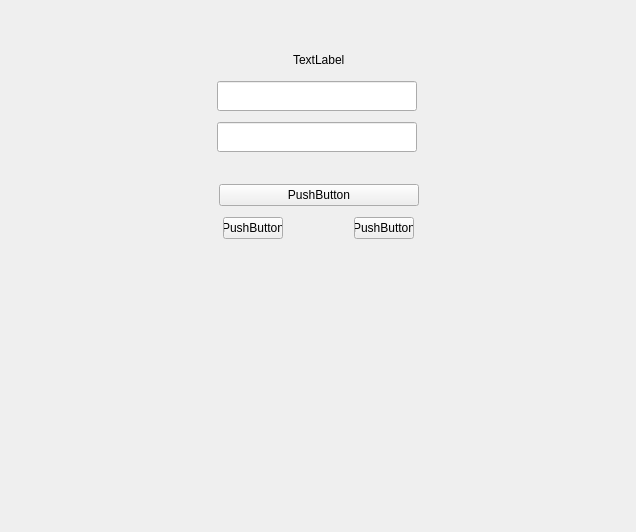
<?xml version="1.0" encoding="UTF-8"?>
<ui version="4.0">
 <class>EnrollStackedWidget</class>
 <widget class="QWidget" name="EnrollStackedWidget">
  <property name="geometry">
   <rect>
    <x>0</x>
    <y>0</y>
    <width>636</width>
    <height>532</height>
   </rect>
  </property>
  <property name="windowTitle">
   <string>Form</string>
  </property>
  <layout class="QVBoxLayout" name="verticalLayout_3">
   <property name="leftMargin">
    <number>0</number>
   </property>
   <property name="topMargin">
    <number>0</number>
   </property>
   <property name="rightMargin">
    <number>0</number>
   </property>
   <property name="bottomMargin">
    <number>0</number>
   </property>
   <item>
    <layout class="QHBoxLayout" name="horizontalLayout_7">
     <item>
      <spacer name="horizontalSpacer_13">
       <property name="orientation">
        <enum>Qt::Horizontal</enum>
       </property>
       <property name="sizeHint" stdset="0">
        <size>
         <width>40</width>
         <height>20</height>
        </size>
       </property>
      </spacer>
     </item>
     <item>
      <layout class="QVBoxLayout" name="verticalLayout_2">
       <item>
        <spacer name="verticalSpacer_6">
         <property name="orientation">
          <enum>Qt::Vertical</enum>
         </property>
         <property name="sizeType">
          <enum>QSizePolicy::Fixed</enum>
         </property>
         <property name="sizeHint" stdset="0">
          <size>
           <width>20</width>
           <height>50</height>
          </size>
         </property>
        </spacer>
       </item>
       <item>
        <widget class="QWidget" name="widget" native="true">
         <layout class="QVBoxLayout" name="verticalLayout">
          <property name="spacing">
           <number>6</number>
          </property>
          <property name="leftMargin">
           <number>0</number>
          </property>
          <property name="topMargin">
           <number>0</number>
          </property>
          <property name="rightMargin">
           <number>0</number>
          </property>
          <property name="bottomMargin">
           <number>0</number>
          </property>
          <item>
           <layout class="QHBoxLayout" name="horizontalLayout">
            <item>
             <spacer name="horizontalSpacer_2">
              <property name="orientation">
               <enum>Qt::Horizontal</enum>
              </property>
              <property name="sizeHint" stdset="0">
               <size>
                <width>40</width>
                <height>20</height>
               </size>
              </property>
             </spacer>
            </item>
            <item>
             <widget class="QLabel" name="title_label">
              <property name="text">
               <string>TextLabel</string>
              </property>
             </widget>
            </item>
            <item>
             <spacer name="horizontalSpacer">
              <property name="orientation">
               <enum>Qt::Horizontal</enum>
              </property>
              <property name="sizeHint" stdset="0">
               <size>
                <width>40</width>
                <height>20</height>
               </size>
              </property>
             </spacer>
            </item>
           </layout>
          </item>
          <item>
           <spacer name="verticalSpacer_2">
            <property name="orientation">
             <enum>Qt::Vertical</enum>
            </property>
            <property name="sizeType">
             <enum>QSizePolicy::Fixed</enum>
            </property>
            <property name="sizeHint" stdset="0">
             <size>
              <width>20</width>
              <height>5</height>
             </size>
            </property>
           </spacer>
          </item>
          <item>
           <layout class="QHBoxLayout" name="horizontalLayout_2">
            <item>
             <spacer name="horizontalSpacer_3">
              <property name="orientation">
               <enum>Qt::Horizontal</enum>
              </property>
              <property name="sizeType">
               <enum>QSizePolicy::Fixed</enum>
              </property>
              <property name="sizeHint" stdset="0">
               <size>
                <width>59</width>
                <height>20</height>
               </size>
              </property>
             </spacer>
            </item>
            <item>
             <widget class="QLineEdit" name="account_lineedit">
              <property name="minimumSize">
               <size>
                <width>200</width>
                <height>30</height>
               </size>
              </property>
              <property name="maximumSize">
               <size>
                <width>200</width>
                <height>30</height>
               </size>
              </property>
             </widget>
            </item>
            <item>
             <widget class="QLabel" name="account_logo_label">
              <property name="minimumSize">
               <size>
                <width>16</width>
                <height>16</height>
               </size>
              </property>
              <property name="maximumSize">
               <size>
                <width>16</width>
                <height>16</height>
               </size>
              </property>
              <property name="text">
               <string/>
              </property>
             </widget>
            </item>
            <item>
             <spacer name="horizontalSpacer_4">
              <property name="orientation">
               <enum>Qt::Horizontal</enum>
              </property>
              <property name="sizeHint" stdset="0">
               <size>
                <width>40</width>
                <height>20</height>
               </size>
              </property>
             </spacer>
            </item>
           </layout>
          </item>
          <item>
           <spacer name="verticalSpacer">
            <property name="orientation">
             <enum>Qt::Vertical</enum>
            </property>
            <property name="sizeType">
             <enum>QSizePolicy::Fixed</enum>
            </property>
            <property name="sizeHint" stdset="0">
             <size>
              <width>20</width>
              <height>5</height>
             </size>
            </property>
           </spacer>
          </item>
          <item>
           <layout class="QHBoxLayout" name="horizontalLayout_3">
            <item>
             <spacer name="horizontalSpacer_5">
              <property name="orientation">
               <enum>Qt::Horizontal</enum>
              </property>
              <property name="sizeType">
               <enum>QSizePolicy::Fixed</enum>
              </property>
              <property name="sizeHint" stdset="0">
               <size>
                <width>59</width>
                <height>20</height>
               </size>
              </property>
             </spacer>
            </item>
            <item>
             <widget class="QLineEdit" name="password_lineedit">
              <property name="minimumSize">
               <size>
                <width>200</width>
                <height>30</height>
               </size>
              </property>
              <property name="maximumSize">
               <size>
                <width>200</width>
                <height>30</height>
               </size>
              </property>
             </widget>
            </item>
            <item>
             <widget class="QLabel" name="password_logo_label">
              <property name="minimumSize">
               <size>
                <width>16</width>
                <height>16</height>
               </size>
              </property>
              <property name="maximumSize">
               <size>
                <width>16</width>
                <height>16</height>
               </size>
              </property>
              <property name="text">
               <string/>
              </property>
             </widget>
            </item>
            <item>
             <spacer name="horizontalSpacer_6">
              <property name="orientation">
               <enum>Qt::Horizontal</enum>
              </property>
              <property name="sizeHint" stdset="0">
               <size>
                <width>40</width>
                <height>20</height>
               </size>
              </property>
             </spacer>
            </item>
           </layout>
          </item>
          <item>
           <spacer name="verticalSpacer_3">
            <property name="orientation">
             <enum>Qt::Vertical</enum>
            </property>
            <property name="sizeType">
             <enum>QSizePolicy::Fixed</enum>
            </property>
            <property name="sizeHint" stdset="0">
             <size>
              <width>20</width>
              <height>0</height>
             </size>
            </property>
           </spacer>
          </item>
          <item>
           <layout class="QHBoxLayout" name="horizontalLayout_8">
            <property name="spacing">
             <number>0</number>
            </property>
            <item>
             <spacer name="horizontalSpacer_15">
              <property name="orientation">
               <enum>Qt::Horizontal</enum>
              </property>
              <property name="sizeType">
               <enum>QSizePolicy::Fixed</enum>
              </property>
              <property name="sizeHint" stdset="0">
               <size>
                <width>64</width>
                <height>20</height>
               </size>
              </property>
             </spacer>
            </item>
            <item>
             <widget class="QLabel" name="tip_info_label">
              <property name="minimumSize">
               <size>
                <width>0</width>
                <height>20</height>
               </size>
              </property>
              <property name="maximumSize">
               <size>
                <width>16777215</width>
                <height>16777</height>
               </size>
              </property>
              <property name="text">
               <string/>
              </property>
             </widget>
            </item>
            <item>
             <spacer name="horizontalSpacer_16">
              <property name="orientation">
               <enum>Qt::Horizontal</enum>
              </property>
              <property name="sizeHint" stdset="0">
               <size>
                <width>40</width>
                <height>20</height>
               </size>
              </property>
             </spacer>
            </item>
           </layout>
          </item>
          <item>
           <layout class="QHBoxLayout" name="horizontalLayout_5">
            <item>
             <spacer name="horizontalSpacer_9">
              <property name="orientation">
               <enum>Qt::Horizontal</enum>
              </property>
              <property name="sizeHint" stdset="0">
               <size>
                <width>40</width>
                <height>20</height>
               </size>
              </property>
             </spacer>
            </item>
            <item>
             <widget class="QPushButton" name="login_btn">
              <property name="minimumSize">
               <size>
                <width>200</width>
                <height>0</height>
               </size>
              </property>
              <property name="maximumSize">
               <size>
                <width>200</width>
                <height>16777215</height>
               </size>
              </property>
              <property name="text">
               <string>PushButton</string>
              </property>
             </widget>
            </item>
            <item>
             <spacer name="horizontalSpacer_10">
              <property name="orientation">
               <enum>Qt::Horizontal</enum>
              </property>
              <property name="sizeHint" stdset="0">
               <size>
                <width>40</width>
                <height>20</height>
               </size>
              </property>
             </spacer>
            </item>
           </layout>
          </item>
          <item>
           <spacer name="verticalSpacer_5">
            <property name="orientation">
             <enum>Qt::Vertical</enum>
            </property>
            <property name="sizeType">
             <enum>QSizePolicy::Fixed</enum>
            </property>
            <property name="sizeHint" stdset="0">
             <size>
              <width>20</width>
              <height>5</height>
             </size>
            </property>
           </spacer>
          </item>
          <item>
           <layout class="QHBoxLayout" name="horizontalLayout_10">
            <item>
             <spacer name="horizontalSpacer_19">
              <property name="orientation">
               <enum>Qt::Horizontal</enum>
              </property>
              <property name="sizeHint" stdset="0">
               <size>
                <width>40</width>
                <height>20</height>
               </size>
              </property>
             </spacer>
            </item>
            <item>
             <widget class="QPushButton" name="forget_password_btn">
              <property name="minimumSize">
               <size>
                <width>60</width>
                <height>0</height>
               </size>
              </property>
              <property name="maximumSize">
               <size>
                <width>60</width>
                <height>16777215</height>
               </size>
              </property>
              <property name="text">
               <string>PushButton</string>
              </property>
             </widget>
            </item>
            <item>
             <spacer name="horizontalSpacer_7">
              <property name="orientation">
               <enum>Qt::Horizontal</enum>
              </property>
              <property name="sizeHint" stdset="0">
               <size>
                <width>40</width>
                <height>20</height>
               </size>
              </property>
             </spacer>
            </item>
            <item>
             <widget class="QPushButton" name="register_btn">
              <property name="minimumSize">
               <size>
                <width>60</width>
                <height>0</height>
               </size>
              </property>
              <property name="maximumSize">
               <size>
                <width>60</width>
                <height>16777215</height>
               </size>
              </property>
              <property name="text">
               <string>PushButton</string>
              </property>
             </widget>
            </item>
            <item>
             <spacer name="horizontalSpacer_20">
              <property name="orientation">
               <enum>Qt::Horizontal</enum>
              </property>
              <property name="sizeHint" stdset="0">
               <size>
                <width>40</width>
                <height>20</height>
               </size>
              </property>
             </spacer>
            </item>
           </layout>
          </item>
         </layout>
        </widget>
       </item>
       <item>
        <spacer name="verticalSpacer_7">
         <property name="orientation">
          <enum>Qt::Vertical</enum>
         </property>
         <property name="sizeHint" stdset="0">
          <size>
           <width>20</width>
           <height>40</height>
          </size>
         </property>
        </spacer>
       </item>
      </layout>
     </item>
     <item>
      <spacer name="horizontalSpacer_14">
       <property name="orientation">
        <enum>Qt::Horizontal</enum>
       </property>
       <property name="sizeHint" stdset="0">
        <size>
         <width>40</width>
         <height>20</height>
        </size>
       </property>
      </spacer>
     </item>
    </layout>
   </item>
  </layout>
 </widget>
 <resources/>
 <connections/>
</ui>
